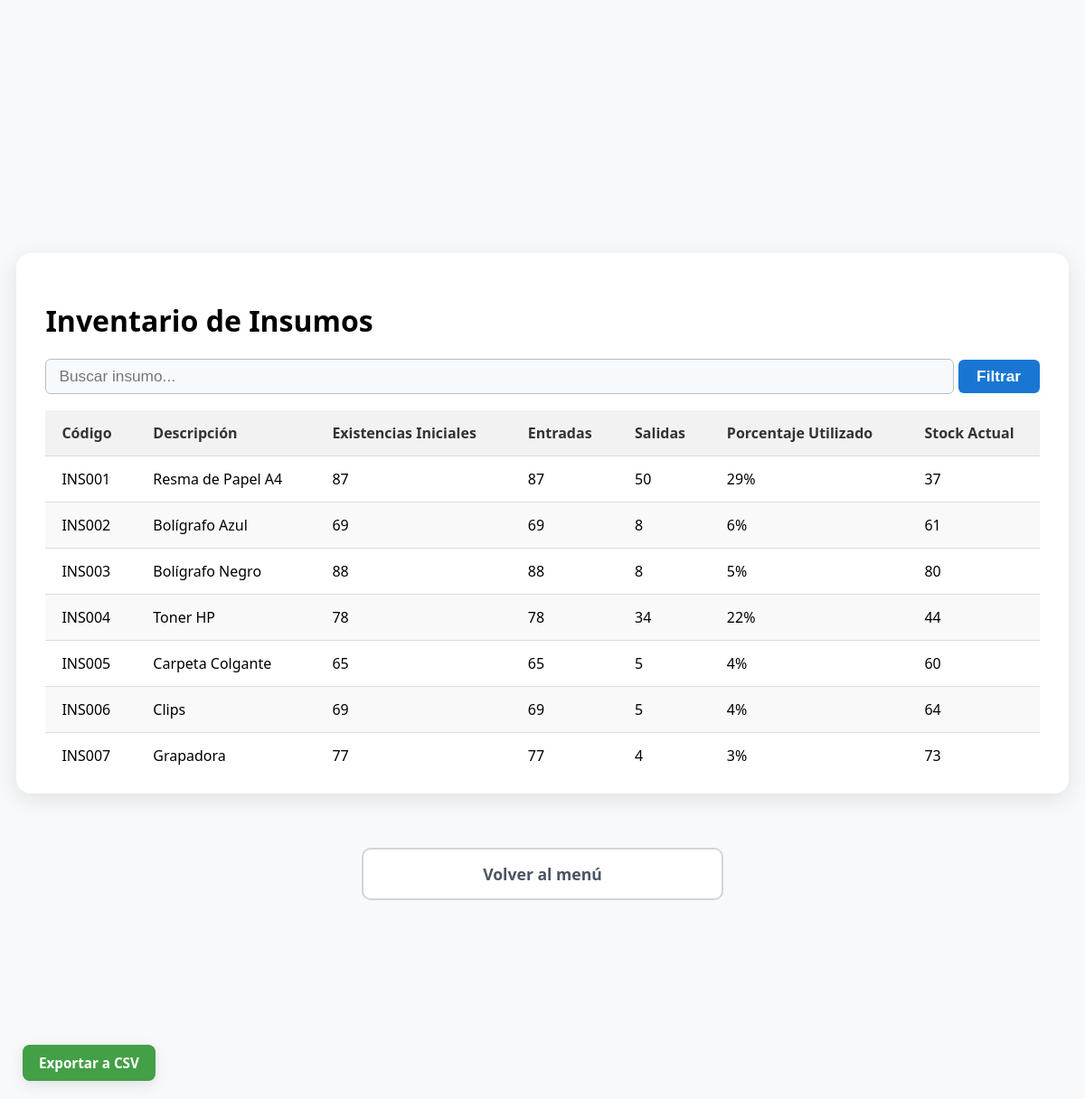
Page /consultar_inventario (signed in) on the committed database.
### app/models.py (models this page shows)
class Insumo(db.Model):
    __tablename__ = 'insumos'
    id = db.Column(db.Integer, primary_key=True, autoincrement=True)
    codigo_insumo = db.Column(db.String(10), unique=True, nullable=False)
    descripcion = db.Column(db.String(200), nullable=False)
    existencias_iniciales_anio = db.Column(db.Integer, default=0)
    stock_actual = db.Column(db.Integer, default=0)
    porcentaje_utilizado = db.Column(db.Integer, default=0)
    cantidad_entradas = db.Column(db.Integer, default=0)
    cantidad_salidas = db.Column(db.Integer, default=0)
    entradas = db.relationship('EntradaInsumo', backref='insumo', lazy=True)
    detalles_solicitud = db.relationship('SolicitudDetalle', backref='insumo', lazy=True)
    salidas = db.relationship('SalidaInsumo', backref='insumo', lazy=True)

### app/routes.py (the view)
@app.route('/consultar_inventario', methods=['GET'])
@admin_required
def consultar_inventario():
    filtro=request.args.get('filtro', '')
    if filtro:
        insumos = Insumo.query.filter(
            or_(
                Insumo.codigo_insumo.ilike(f'%{filtro}%'),
                Insumo.descripcion.ilike(f'%{filtro}%')
            )
        ).all()
    else:
        insumos = Insumo.query.all()
    return render_template('consultar_inventario.html', insumos=insumos, filtro=filtro)

### app/models.py (called while the page is built)
@login.user_loader
def load_user(id_usuario):
    return db.session.get(User, int(id_usuario))

### app/templates/consultar_inventario.html (shortened to what this page needs)
{% extends "base.html" %}
{% block content %}
<div class="table-container">
    <h1>Inventario de Insumos</h1>
    <form method="get" action="{{ url_for('consultar_inventario') }}">
        <input type="text" name="filtro" class="filtro-input-table" placeholder="Buscar insumo..." value="{{ filtro }}">
        <button type="submit" class="btn-filtrar filtro-btn">Filtrar</button>
    </form>
    <div class="table-scroll">
        <table>
            <thead>
                <tr>
                    <th>Código</th>
                    <th>Descripción</th>
                    <th>Existencias Iniciales</th>
                    <th>Entradas</th>
                    <th>Salidas</th>
                    <th>Porcentaje Utilizado</th>
                    <th>Stock Actual</th>
                </tr>
            </thead>
            <tbody>
            {% for insumo in insumos %}
                <tr>
                    <td>{{ insumo.codigo_insumo }}</td>
                    <td>{{ insumo.descripcion }}</td>
                    <td>{{ insumo.existencias_iniciales_anio}}</td>
                    <td>{{insumo.cantidad_entradas}}</td>
                    <td>{{insumo.cantidad_salidas}}</td>
                    <td>{{'%.0f' % insumo.porcentaje_utilizado}}%</td>
                    <td>{{ insumo.stock_actual }}</td>
                </tr>
            {% endfor %}
            </tbody>
        </table>
    </div>
</div>
<div class="action-buttons-footer" style="max-width: 400px; margin: 20px auto 0 auto;">
    <a class="btn-footer-outline" href="{{ url_for('index') }}">Volver al menú</a>
</div>
<a href="{{ url_for('exportar_inventario', filtro=filtro) }}" class="btn-export-fixed">Exportar a CSV</a>
{% endblock %}

### app/templates/base.html (shortened to what this page needs)
<!DOCTYPE html>
<html lang="es">
<head>
    <link rel="stylesheet" href="{{ url_for('static', filename='style.css') }}">
</head>
<body>
    <div class="container">
        {% block content %}{% endblock %}
    </div>
</body>
</html>

### app/static/style.css (style rules this page uses)
body { font-family: system-ui; background-color: #f8f9fa; margin: 0; padding: 0; display: flex; justify-content: center; align-items: center; height: 100vh; }
.table-container { background-color: #fff; padding: 32px 32px 24px 32px; border-radius: 16px; box-shadow: 0 6px 24px rgba(0, 0, 0, 0.10); max-width: 1100px; width: 100%; margin: 60px auto; }
table { width: 100%; border-collapse: collapse; }
th, td { padding: 14px 18px; text-align: left; border-bottom: 1px solid #ddd; }
tr:nth-child(even) { background-color: #f9f9f9; }
.table-scroll { max-height: 400px; overflow-y: auto; overflow-x: hidden; margin-top: 18px; }
.table-scroll thead th { position: sticky; top: 0; background-color: #f2f2f2; color: #333; font-weight: 600; z-index: 2; box-shadow: 0 2px 8px rgba(0,0,0,0.07); }
.table-scroll td:last-child, .table-scroll th:last-child { max-width: 110px; width: 110px; word-break: break-word; white-space: normal; }
.filtro-input-table { padding: 8px 14px; border: 1.5px solid #bdbdbd; border-radius: 6px; font-size: 1.08rem; transition: border-color 0.2s; outline: none; width: 975px; background: #f7fafc; }
.filtro-btn { min-width: 90px; padding: 8px 18px; font-size: 1.08rem; font-weight: 600; }
.btn-filtrar { background-color: #1976d2; color: #fff !important; border: none; border-radius: 6px; padding: 8px 18px; font-size: 1.08rem; font-weight: 600; cursor: pointer; transition: background 0.2s, box-shadow 0.2s; box-shadow: 0 2px 6px rgba(25,118,210,0.08); margin: 0; text-decoration: none; display: inline-block; }
.action-buttons-footer { margin-top: 30px; display: flex; flex-direction: column; gap: 12px; }
.action-buttons-footer a { display: block; width: 100%; padding: 15px 20px; font-size: 1.1rem; font-weight: 600; text-align: center; text-decoration: none; border-radius: 10px; transition: all 0.2s ease-in-out; box-sizing: border-box; }
.btn-footer-outline { background-color: white; color: #4b5563 !important; border: 2px solid #d1d5db; }
a.btn-export-fixed { position: fixed; bottom: 20px; left: 25px; z-index: 999; background-color: #43a047; color: #fff !important; text-decoration: none !important; padding: 10px 18px; border: none; border-radius: 8px; font-size: 0.95rem; font-weight: 600; cursor: pointer; transition: all 0.2s ease; box-shadow: 0 4px 15px rgba(0, 0, 0, 0.1); }

### rows in the picture
Insumo: codigo_insumo "INS001", descripcion "Resma de Papel A4", existencias_iniciales_anio "87", cantidad_entradas "87", cantidad_salidas "50", porcentaje_utilizado "29", stock_actual "37"
Insumo: codigo_insumo "INS002", descripcion "Bolígrafo Azul", existencias_iniciales_anio "69", cantidad_entradas "69", cantidad_salidas "8", porcentaje_utilizado "6", stock_actual "61"
Insumo: codigo_insumo "INS003", descripcion "Bolígrafo Negro", existencias_iniciales_anio "88", cantidad_entradas "88", cantidad_salidas "8", porcentaje_utilizado "5", stock_actual "80"
Insumo: codigo_insumo "INS004", descripcion "Toner HP", existencias_iniciales_anio "78", cantidad_entradas "78", cantidad_salidas "34", porcentaje_utilizado "22", stock_actual "44"
Insumo: codigo_insumo "INS005", descripcion "Carpeta Colgante", existencias_iniciales_anio "65", cantidad_entradas "65", cantidad_salidas "5", porcentaje_utilizado "4", stock_actual "60"
Insumo: codigo_insumo "INS006", descripcion "Clips", existencias_iniciales_anio "69", cantidad_entradas "69", cantidad_salidas "5", porcentaje_utilizado "4", stock_actual "64"
Insumo: codigo_insumo "INS007", descripcion "Grapadora", existencias_iniciales_anio "77", cantidad_entradas "77", cantidad_salidas "4", porcentaje_utilizado "3", stock_actual "73"
